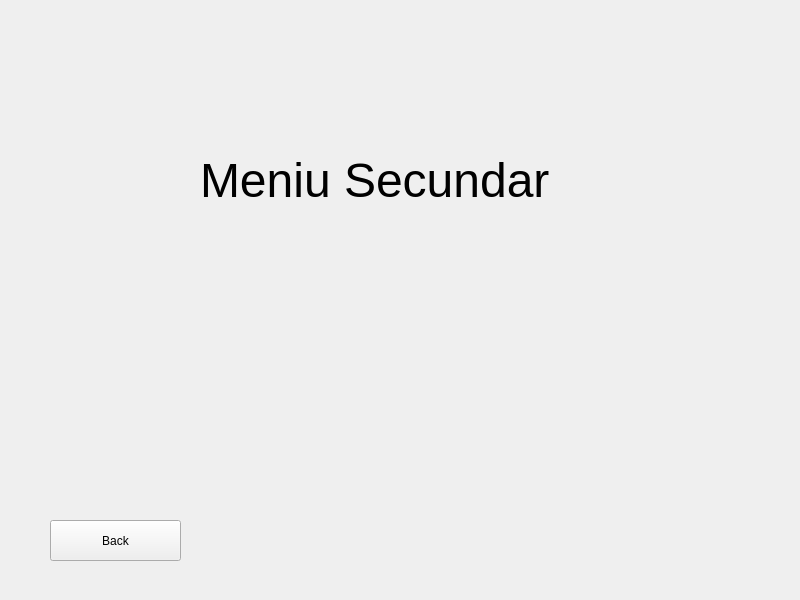
<?xml version="1.0" encoding="UTF-8"?>
<ui version="4.0">
 <class>MeniuSecundar</class>
 <widget class="QWidget" name="MeniuSecundar">
  <property name="geometry">
   <rect>
    <x>0</x>
    <y>0</y>
    <width>800</width>
    <height>600</height>
   </rect>
  </property>
  <property name="windowTitle">
   <string>Form</string>
  </property>
  <widget class="QLabel" name="scris">
   <property name="geometry">
    <rect>
     <x>200</x>
     <y>40</y>
     <width>461</width>
     <height>281</height>
    </rect>
   </property>
   <property name="text">
    <string>&lt;html&gt;&lt;head/&gt;&lt;body&gt;&lt;p&gt;&lt;span style=&quot; font-size:36pt;&quot;&gt;Meniu Secundar&lt;/span&gt;&lt;/p&gt;&lt;/body&gt;&lt;/html&gt;</string>
   </property>
  </widget>
  <widget class="QPushButton" name="back">
   <property name="geometry">
    <rect>
     <x>50</x>
     <y>520</y>
     <width>131</width>
     <height>41</height>
    </rect>
   </property>
   <property name="styleSheet">
    <string notr="true">font: 24pt &quot;Sans Serif&quot;;</string>
   </property>
   <property name="text">
    <string>Back</string>
   </property>
  </widget>
 </widget>
 <resources/>
 <connections/>
</ui>
